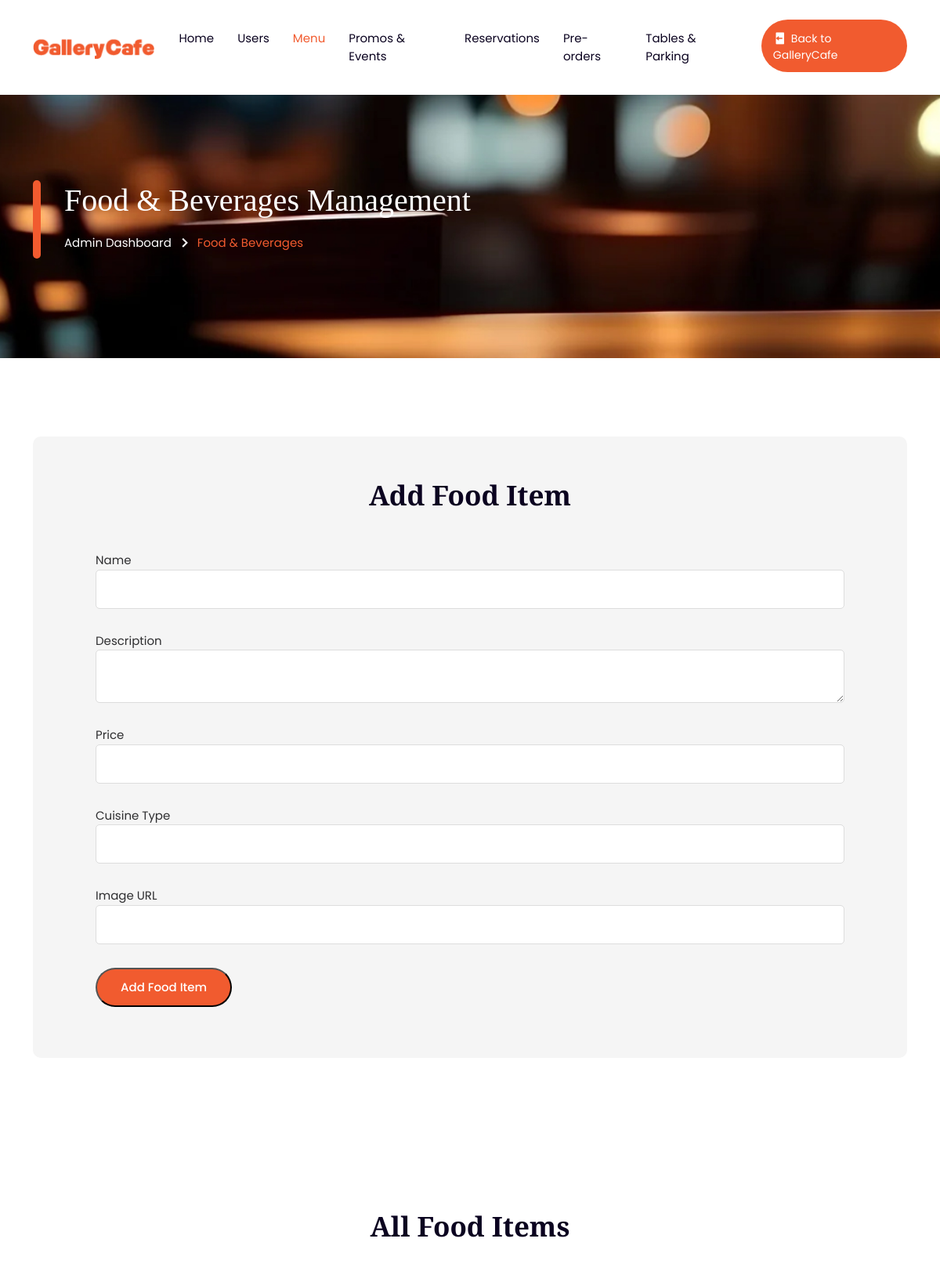
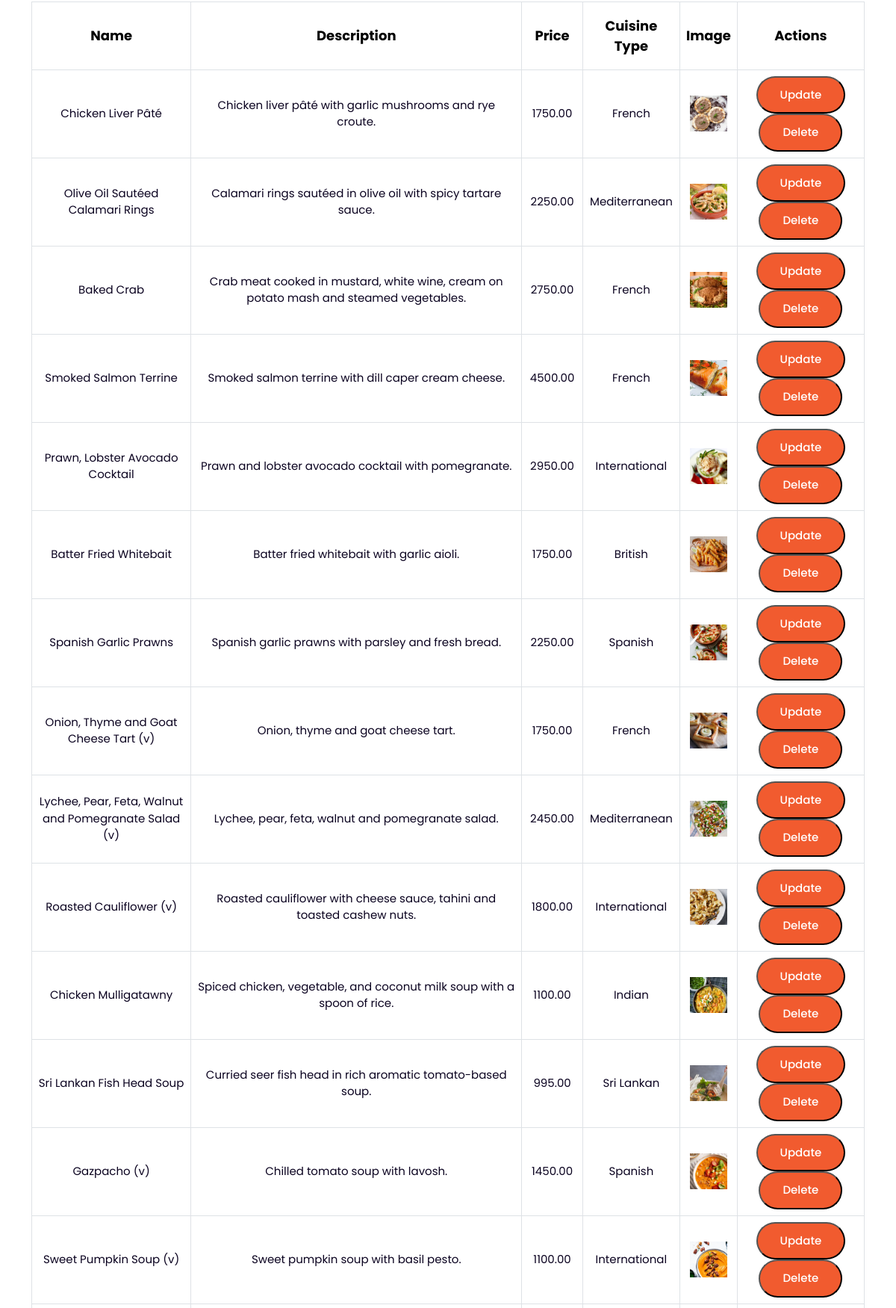
The page /admin/food_management.php (signed in, upper part) on the database its author committed (2 pictures, top to bottom).
### tables this page shows
CREATE TABLE Menu (
    MenuID INT AUTO_INCREMENT PRIMARY KEY,
    MenuName VARCHAR(100) NOT NULL,
    Description TEXT,
    Price DECIMAL(10, 2) NOT NULL,
    CuisineType VARCHAR(50) NOT NULL,
    ImageURL VARCHAR(255)
);

### admin/food_management.php (the view, shortened to what this page needs)
<?php
include 'include/header.php';
include '../config.php';
$sql = "SELECT * FROM Menu";
$result = $conn->query($sql);
?>
<div class="page-title-area page-title-img-one">
   <div class="container">
      <div class="page-title-item">
         <h2>Food & Beverages Management</h2>
         <ul>
            <li><a href="index.php">Admin Dashboard</a></li>
            <li><i class="bx bx-chevron-right"></i></li>
            <li>Food & Beverages</li>
         </ul>
      </div>
   </div>
</div>
<div class="table-area ptb-100">
    <div class="container">
        <div class="table-wrap">
            <div class="section-title">
         <h2>Add Food Item</h2>
      </div>
      <form method="POST" action="" id="addFoodForm" class="user_management">
         <div class="form-group">
            <label for="menuname">Name</label>
            <input type="text" name="menuname" id="menuname" class="form-control" required>
         </div>
         <div class="form-group">
            <label for="description">Description</label>
            <textarea name="description" id="description" class="form-control" required></textarea>
         </div>
         <div class="form-group">
            <label for="price">Price</label>
            <input type="number" step="0.01" name="price" id="price" class="form-control" required>
         </div>
         <div class="form-group">
            <label for="cuisinetype">Cuisine Type</label>
            <input type="text" name="cuisinetype" id="cuisinetype" class="form-control" required>
         </div>
         <div class="form-group">
            <label for="imageurl">Image URL</label>
            <input type="text" name="imageurl" id="imageurl" class="form-control">
         </div>
         <button type="submit" name="add_food" class="cmn-btn">Add Food Item</button>
      </form>
      </div>
    </div>
</div>
<section class="cart-area ptb-100">
   <div class="container">
      <div class="cart-wrap">
         <div class="section-title">
            <h2>All Food Items</h2>
         </div>
         <table class="table user_management">
            <thead class="thead">
               <tr>
                  <th class="table-head" scope="col">Name</th>
                  <th class="table-head" scope="col">Description</th>
                  <th class="table-head" scope="col">Price</th>
                  <th class="table-head" scope="col">Cuisine Type</th>
                  <th class="table-head" scope="col">Image</th>
                  <th class="table-head" scope="col">Actions</th>
               </tr>
            </thead>
            <tbody>
               <?php if ($result->num_rows > 0): ?>
                  <?php while ($row = $result->fetch_assoc()): ?>
                     <tr id="food-<?php echo $row['MenuID']; ?>">
                        <td><?php echo htmlspecialchars($row['MenuName']); ?></td>
                        <td><?php echo htmlspecialchars($row['Description']); ?></td>
                        <td><?php echo htmlspecialchars($row['Price']); ?></td>
                        <td><?php echo htmlspecialchars($row['CuisineType']); ?></td>
                        <td><img src="../<?php echo htmlspecialchars($row['ImageURL']); ?>" alt="<?php echo htmlspecialchars($row['MenuName']); ?>" width="50"></td>
                        <td>
                           <button class="cmn-btn update-food" data-id="<?php echo $row['MenuID']; ?>">Update</button>
                           <button class="cmn-btn delete-food" data-id="<?php echo $row['MenuID']; ?>">Delete</button>
                        </td>
                     </tr>
                  <?php endwhile; ?>
               <?php else: ?>
                  <tr>
                     <td colspan="6">No food items found</td>
                  </tr>
               <?php endif; ?>
            </tbody>
         </table>
      </div>
   </div>
</section>
<?php include 'include/footer.php'; ?>

### assets/css/meanmenu.css (style rules this page uses)
body { font-family: oswald, sans-serif; padding: 0; margin: 0; font-size: 15px; background-color: #f1f1f1 }

### assets/css/style.css (style rules this page uses)
body { font-family: poppins, sans-serif; color: #2e2e30; background-color: #fff; font-size: 15px }
h1, h2, h3, h4, h5, h6 { line-height: 1.3; font-family: playfair display, serif; color: #0b0320 }
a { transition: .5s all ease; text-decoration: none; color: #F15B2F }
img { max-width: 100% }
.ptb-100 { padding-top: 100px; padding-bottom: 100px }
.section-title { margin-bottom: 50px; text-align: center; margin-top: -8px }
.section-title h2 { font-weight: 700; font-size: 35px; margin-bottom: 16px }
.cmn-btn { font-weight: 500; font-size: 15px; color: #FFFFFF; background-color: #F15B2F; padding: 12px 30px; border-radius: 50px; display: inline-block }
.page-title-img-one { background-image: url(../img/page-title.jpg) }
.page-title-area { background-position: center center; background-repeat: no-repeat; background-size: cover; padding-top: 230px; padding-bottom: 135px }
.page-title-item { padding-left: 40px; position: relative }
.page-title-item:before { position: absolute; content: ""; width: 10px; height: 100px; left: 0; top: 0; border-radius: 50px; background-color: #F15B2F }
.page-title-item h2 { font-size: 40px; color: #fff; margin-bottom: 10px }
.page-title-item ul { margin: 0; padding: 0 }
.page-title-item ul li { list-style-type: none; display: inline-block; color: #F15B2F }
.page-title-item ul li i { display: inline-block; font-size: 25px; position: relative; top: 6px; color: #fff }
.page-title-item ul li a { display: inline-block; color: #fff }
.cart-wrap { text-align: center }
.cart-wrap .table { margin: 0 }
.cart-wrap .table .thead { background-color: #F15B2F }
.cart-wrap .table .thead tr .table-head { color: #000000; font-size: 18px; padding-top: 18px; padding-bottom: 18px }
.cart-wrap .table tr td { font-size: 15px; color: #0b0320 }
.cart-wrap .table td, .cart-wrap .table th { border: 1px solid #dee2e6; vertical-align: middle }
.cart-wrap .table>:not(:first-child) { border-top: 0 }
.table-area .table-wrap { background-color: #f5f5f5; padding: 60px 80px 65px; border-radius: 10px }
.table-area .form-group { margin-bottom: 30px }
.table-area .form-group .form-control { height: 50px; border-radius: 5px; border: 1px solid #ddd; padding-left: 25px; font-size: 15px }
.table-area .form-group textarea { height: auto !important; padding-top: 15px }
.table-area .cmn-btn { transition: .5s all ease }

### rows shown on the page
menu: MenuName "Chicken Liver Pâté", Description "Chicken liver pâté with garlic mushrooms and rye croute.", Price "1750.00", CuisineType "French", ImageURL (picture)
menu: MenuName "Olive Oil Sautéed Calamari Rings", Description "Calamari rings sautéed in olive oil with spicy tartare sauce.", Price "2250.00", CuisineType "Mediterranean", ImageURL (picture)
menu: MenuName "Baked Crab", Description "Crab meat cooked in mustard, white wine, cream on potato mash and steamed vegetables.", Price "2750.00", CuisineType "French", ImageURL (picture)
menu: MenuName "Smoked Salmon Terrine", Description "Smoked salmon terrine with dill caper cream cheese.", Price "4500.00", CuisineType "French", ImageURL (picture)
menu: MenuName "Prawn, Lobster Avocado Cocktail", Description "Prawn and lobster avocado cocktail with pomegranate.", Price "2950.00", CuisineType "International", ImageURL (picture)
menu: MenuName "Batter Fried Whitebait", Description "Batter fried whitebait with garlic aioli.", Price "1750.00", CuisineType "British", ImageURL (picture)
menu: MenuName "Spanish Garlic Prawns", Description "Spanish garlic prawns with parsley and fresh bread.", Price "2250.00", CuisineType "Spanish", ImageURL (picture)
menu: MenuName "Onion, Thyme and Goat Cheese Tart (v)", Description "Onion, thyme and goat cheese tart.", Price "1750.00", CuisineType "French", ImageURL (picture)
menu: MenuName "Lychee, Pear, Feta, Walnut and Pomegranate Salad (v)", Description "Lychee, pear, feta, walnut and pomegranate salad.", Price "2450.00", CuisineType "Mediterranean", ImageURL (picture)
menu: MenuName "Roasted Cauliflower (v)", Description "Roasted cauliflower with cheese sauce, tahini and toasted cashew nuts.", Price "1800.00", CuisineType "International", ImageURL (picture)
menu: MenuName "Chicken Mulligatawny", Description "Spiced chicken, vegetable, and coconut milk soup with a spoon of rice.", Price "1100.00", CuisineType "Indian", ImageURL (picture)
menu: MenuName "Sri Lankan Fish Head Soup", Description "Curried seer fish head in rich aromatic tomato-based soup.", Price "995.00", CuisineType "Sri Lankan", ImageURL (picture)
menu: MenuName "Gazpacho (v)", Description "Chilled tomato soup with lavosh.", Price "1450.00", CuisineType "Spanish", ImageURL (picture)
menu: MenuName "Sweet Pumpkin Soup (v)", Description "Sweet pumpkin soup with basil pesto.", Price "1100.00", CuisineType "International", ImageURL (picture)
